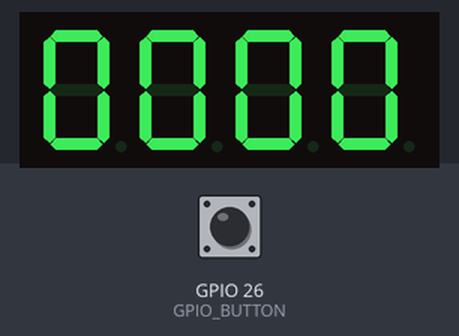
Bench run of a program on a simulated Raspberry Pi (BCM pin numbers). Parts: 4-digit seven-segment display. The test bench sets the inputs (shaded band); at power-on: GPIO 26 (GPIO_BUTTON) HIGH. The camera gives no picture and a still takes 0.5 s; the segment pins are drawn as the display they are named for; databases and web services accept everything at once and return nothing; the interpreter's speed is modelled, so counts of loop turns are approximate; the clock reads 2024-03-15 10:24:30 at power-on unless the program sets it.

Above: at 1.2 s.
1.3 s: GPIO 26 (GPIO_BUTTON) pulled LOW for 0.15 s
At 1.92 s:
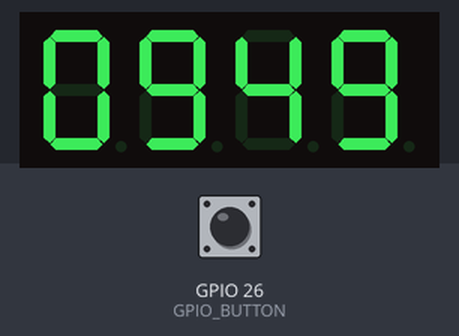
At 2.4 s:
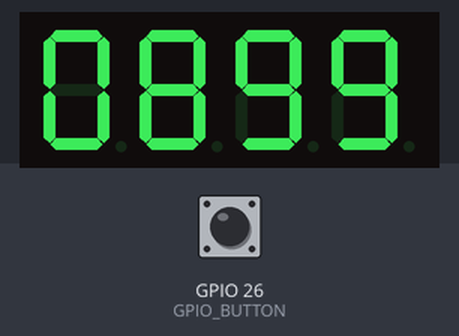

The program:

photoBooth.py
```python
# File Name: photoBooth.py
# File Path: /home/ludwigg/Python/PyRpi_PhotoBooth/photoBooth.py
# Run Command: sudo python3 /home/ludwigg/Python/PyRpi_PhotoBooth/photoBooth.py

# Grant Ludwig
# 11/11/2019
# PhotoBooth

# Import Libraries
import time
import RPi.GPIO as GPIO # Raspberry Pi GPIO library
from PIL import Image
from picamera import PiCamera
from twython import Twython

GPIO_A = 12
GPIO_B = 13
GPIO_C = 6
GPIO_D = 16
GPIO_E = 17
GPIO_F = 27
GPIO_G = 5
GPIO_D1 = 22
GPIO_D2 = 25
GPIO_D3 = 24
GPIO_D4 = 23
GPIO_COLON = 10
GPIO_BUTTON = 26

SAVED_PHOTO_NAME = "Photos.png"
PICTURE_TIME = 10
CLOCK_DISPLAY_LENGTH = 4
NUM_PICTURES = 4
BORDER_SIZE = 20
PICTURE_WIDTH = 500
PICTURE_HEIGHT = 500
pictureStripHeight = (PICTURE_HEIGHT * NUM_PICTURES) + (BORDER_SIZE * (NUM_PICTURES + 1))
pictureStripWidth = (PICTURE_WIDTH + BORDER_SIZE * 2)

# Setup GPIO
GPIO.setwarnings(False) # Ignore warnings
GPIO.setmode(GPIO.BCM) # Use BCM Pin numbering

GPIO.setup(GPIO_COLON, GPIO.OUT, initial=GPIO.HIGH) # :

segments = (GPIO_A, GPIO_B, GPIO_C, GPIO_D, GPIO_E, GPIO_F, GPIO_G)
digits = (GPIO_D1, GPIO_D2, GPIO_D3, GPIO_D4)

# sets all segments off
for segment in segments:
	GPIO.setup(segment, GPIO.OUT)
	GPIO.output(segment, 0)

# sets all digits to 1, aka not grounded
for digit in digits:
	GPIO.setup(digit, GPIO.OUT)
	GPIO.output(digit, 1)

# A B C D E F G
numberMap = {" ":(0,0,0,0,0,0,0),
			"0":(1,1,1,1,1,1,0),
			"1":(0,1,1,0,0,0,0),
			"2":(1,1,0,1,1,0,1),
			"3":(1,1,1,1,0,0,1),
			"4":(0,1,1,0,0,1,1),
			"5":(1,0,1,1,0,1,1),
			"6":(1,0,1,1,1,1,1),
			"7":(1,1,1,0,0,0,0),
			"8":(1,1,1,1,1,1,1),
			"9":(1,1,1,1,0,1,1)}

clockOutput = "0000"

clockSet = False
beginTime = 0
takingPictures = False
numberOfPictures = 0
savedPictures = False
camera = PiCamera()
camera.resolution = (PICTURE_WIDTH, PICTURE_HEIGHT)

def countDown():
    global clockOutput
    global clockSet
    global beginTime
    global camera
    if not clockSet:
        beginTime = time.time() + PICTURE_TIME
        clockSet = True
        return True
    else:
        timeLeft = round(beginTime - time.time(), 2)
        if timeLeft <= 0:
            clockOutput = "0000"
            camera.capture("images/image%s.jpg" % (numberOfPictures + 1))
            return False
        else:
            timeString = str(timeLeft)
            splitTime = timeString.split(".")
            clockOutput = ""
            if len(splitTime[0]) < 2:
                clockOutput += "0"
            clockOutput += splitTime[0]
            clockOutput += splitTime[1]
            while len(clockOutput) < CLOCK_DISPLAY_LENGTH:
                clockOutput += "0"
            return True

def startPictures(channel):
    global takingPictures
    global numberOfPictures
    global savedPictures
    if not takingPictures:
        takingPictures = True
        numberOfPictures = 0
        savedPictures = False

def savePhotos():
    global savedPictures
    imageList = []
    for i in range(numberOfPictures):
        imageList.append(Image.open("images/image%s.jpg" % (i + 1)))
    suLogo = Image.open("images/SUlogo.png")

    watermark = Image.new("RGBA", (pictureStripWidth, pictureStripHeight))
    watermark.paste(suLogo, ((BORDER_SIZE + PICTURE_WIDTH) - suLogo.width,
                            (BORDER_SIZE * numberOfPictures) + (PICTURE_HEIGHT * numberOfPictures) - suLogo.height - BORDER_SIZE))

    newImage = Image.new("RGBA", (pictureStripWidth, pictureStripHeight), (0, 0, 0, 255))
    for i in range(len(imageList)):
        newImage.paste(imageList[i], (BORDER_SIZE, (BORDER_SIZE * (i + 1)) + (PICTURE_HEIGHT * i)))

    saveImage = Image.alpha_composite(newImage, watermark) # adds the SU watermark
    saveImage.save("images/%s" % SAVED_PHOTO_NAME)
    savedPictures = True
    tweetPhotos()

def setupTwitter():
    # Read secretKeys
    keyFile = open("secretKeys.txt", "r")
    lines = keyFile.readlines()
    C_key = lines[0].rstrip("\n\r")
    C_secret = lines[1].rstrip("\n\r")
    A_token = lines[2].rstrip("\n\r")
    A_secret = lines[3].rstrip("\n\r")
    keyFile.close()

    # auth twitter
    return Twython(C_key,C_secret,A_token,A_secret)

def tweetPhotos():
    myTweet = setupTwitter()
    photo = open("images/%s" % SAVED_PHOTO_NAME, 'rb')
    response = myTweet.upload_media(media=photo)
    myTweet.update_status(status="Raspberry PI Photo Booth\n - I was required to do this for class",
                            media_ids=[response['media_id']])

GPIO.setup(GPIO_BUTTON, GPIO.IN)
GPIO.add_event_detect(GPIO_BUTTON, GPIO.FALLING, callback=startPictures, bouncetime=300)

try:
    while(True):
        if takingPictures and numberOfPictures < NUM_PICTURES:
            if not countDown():
                clockSet = False
                numberOfPictures += 1
        else:
            takingPictures = False
        if numberOfPictures == NUM_PICTURES and not savedPictures:
            savePhotos()
        for i in range(len(digits)):
            for j in range(len(segments)):
                GPIO.output(segments[j], numberMap[clockOutput[i]][j])
            GPIO.output(digits[i], 0)
            time.sleep(0.001)
            GPIO.output(digits[i], 1)

except KeyboardInterrupt:
    # This code runs on a Keyboard Interrupt <CNTRL>+C
	print('\n\n' + 'Program exited on a Keyboard Interrupt' + '\n')

# except:
    # # This code runs on any error
	# print('\n' + 'Errors occurred causing your program to exit' + '\n')

finally:
    # This code runs on every exit and sets any used GPIO pins to input mode.
	GPIO.cleanup()
```

Measured:
- after the input at 1.3 s, the display: first changes after 0.08 s (image 1 shows a later state)
